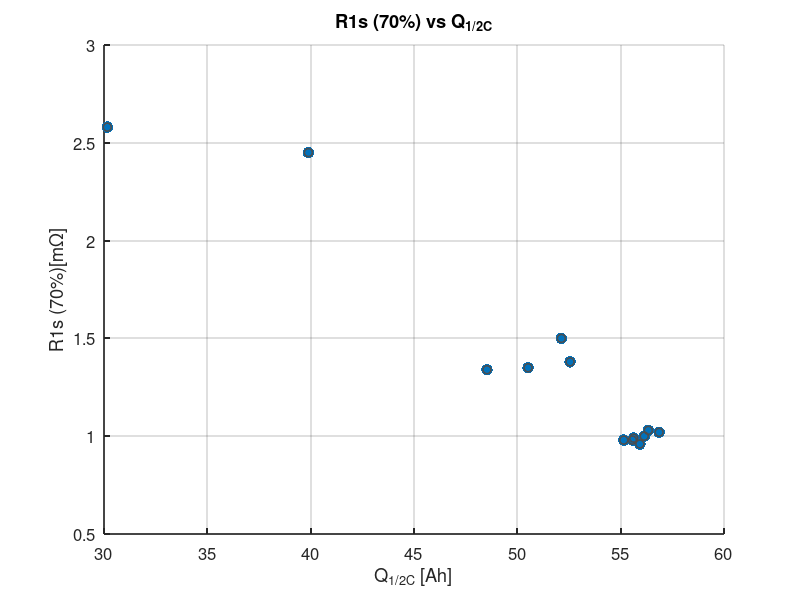

The MATLAB source for this figure:
%% ===============================================================
%  R1s (70%) vs Q_1/2C Scatter Plot
% ===============================================================

clc; clear; close all;

% (1) 직접 값 입력
% 예시: X = Q_1/2C, Y = R1s (70%)
X = [56.14
55.93
52.55
50.52
52.13
48.53
56.34
55.15
39.89
55.63
55.57
30.16
56.86];

Y = [1.00
0.96
1.38
1.35
1.50
1.34
1.03
0.98
2.45
0.99
0.98
2.58
1.02];  

% (2) 플롯
figure('Position',[300 300 700 500]);
scatter(X, Y, 70, 'filled'); % 점 크기 70, 채워진 점
xlabel('Q_{1/2C} [Ah]');
ylabel('R1s (70%)[mΩ]');
title('R1s (70%) vs Q_{1/2C}');
grid on;
set(gca, 'FontSize', 12, 'LineWidth', 1.2);

% (3) 옵션 (선 연결하고 싶을 때)
hold on;
plot(X, Y, 'o', 'LineWidth', 1.2, 'Color', [0.3 0.3 0.3]);

% (4) 저장 (원하시면 fig나 png로)
savefig('R1s_vs_Q_halfC.fig');
% saveas(gcf, 'R1s_vs_Q_halfC.png');
